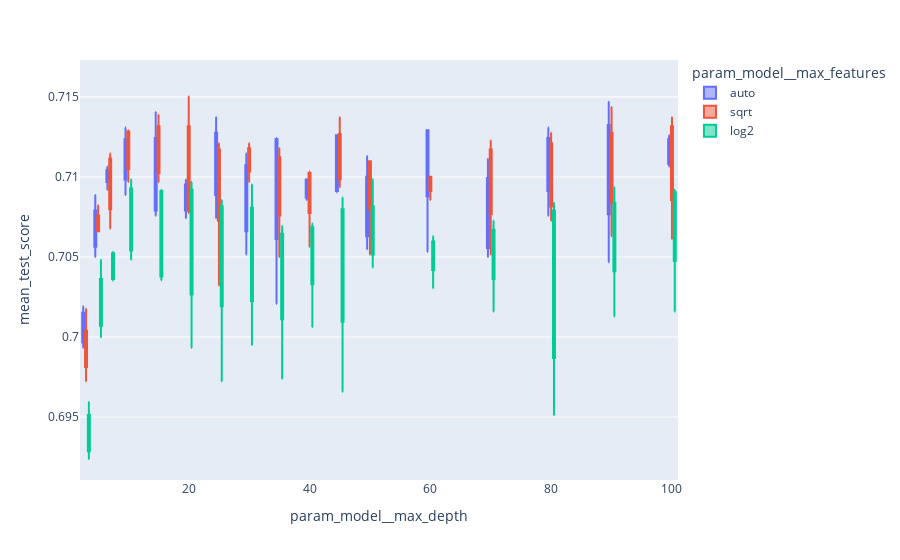

Notebook code for this chart:
### Code cell
# Investigate Max Depth and Max Features
fig = px.box(results_df, x="param_model__max_depth", y="mean_test_score", color = "param_model__max_features")
fig.show()

### Figure 1 — Plotly figure (JSON) as saved in the notebook; plotly's stock layout.template omitted (floating-point values rounded to 4 significant figures)
{"data": [{"alignmentgroup": "True", "hovertemplate": "param_model__max_features=auto<br>param_model__max_depth=%{x}<br>mean_test_score=%{y}<extra></extra>", "legendgroup": "auto", "marker": {"color": "#636efa"}, "name": "auto", "notched": false, "offsetgroup": "auto", "orientation": "v", "showlegend": true, "type": "box", "x": [null, null, null, null, 3, 3, 3, 3, 5, 5, 5, 5, 7, 7, 7, 7, 10, 10, 10, 10, 15, 15, 15, 15, 20, 20, 20, 20, 25, 25, 25, 25, 30, 30, 30, 30, 35, 35, 35, 35, 40, 40, 40, 40, 45, 45, 45, 45, 50, 50, 50, 50, 60, 60, 60, 60, 70, 70, 70, 70, 80, 80, 80, 80, 90, 90, 90, 90, 100, 100, 100, 100], "x0": " ", "xaxis": "x", "y": [0.7105, 0.716, 0.7123, 0.7102, 0.6993, 0.7, 0.7011, 0.7019, 0.7069, 0.7063, 0.705, 0.7089, 0.7102, 0.7102, 0.7092, 0.7107, 0.7089, 0.7131, 0.7108, 0.7116, 0.7076, 0.7141, 0.7082, 0.7108, 0.7074, 0.7084, 0.7098, 0.7092, 0.7074, 0.7103, 0.7118, 0.7137, 0.7052, 0.7081, 0.71, 0.7115, 0.7021, 0.7102, 0.7123, 0.7124, 0.7089, 0.7098, 0.7098, 0.7086, 0.7092, 0.7126, 0.709, 0.7126, 0.7055, 0.7071, 0.7113, 0.7087, 0.7053, 0.7129, 0.7123, 0.7129, 0.705, 0.7061, 0.7087, 0.7111, 0.7076, 0.7107, 0.7118, 0.7131, 0.7047, 0.7147, 0.7107, 0.7118, 0.7121, 0.7126, 0.711, 0.7107], "y0": " ", "yaxis": "y"}, {"alignmentgroup": "True", "hovertemplate": "param_model__max_features=sqrt<br>param_model__max_depth=%{x}<br>mean_test_score=%{y}<extra></extra>", "legendgroup": "sqrt", "marker": {"color": "#EF553B"}, "name": "sqrt", "notched": false, "offsetgroup": "sqrt", "orientation": "v", "showlegend": true, "type": "box", "x": [null, null, null, null, 3, 3, 3, 3, 5, 5, 5, 5, 7, 7, 7, 7, 10, 10, 10, 10, 15, 15, 15, 15, 20, 20, 20, 20, 25, 25, 25, 25, 30, 30, 30, 30, 35, 35, 35, 35, 40, 40, 40, 40, 45, 45, 45, 45, 50, 50, 50, 50, 60, 60, 60, 60, 70, 70, 70, 70, 80, 80, 80, 80, 90, 90, 90, 90, 100, 100, 100, 100], "x0": " ", "xaxis": "x", "y": [0.7052, 0.7071, 0.7115, 0.7118, 0.6972, 0.699, 0.7018, 0.699, 0.7066, 0.7066, 0.7082, 0.7069, 0.7068, 0.7108, 0.7092, 0.7115, 0.7113, 0.7128, 0.7097, 0.7129, 0.7108, 0.7124, 0.7097, 0.7139, 0.7077, 0.7081, 0.7113, 0.715, 0.7032, 0.7113, 0.7113, 0.7121, 0.7097, 0.711, 0.7121, 0.7115, 0.705, 0.7102, 0.7118, 0.7107, 0.7098, 0.7102, 0.7056, 0.7103, 0.7103, 0.7137, 0.7116, 0.7094, 0.7052, 0.7108, 0.711, 0.711, 0.71, 0.7086, 0.7097, 0.71, 0.7052, 0.7111, 0.7102, 0.7123, 0.7073, 0.7115, 0.709, 0.7128, 0.7063, 0.7111, 0.7144, 0.7105, 0.7061, 0.711, 0.7137, 0.7126], "y0": " ", "yaxis": "y"}, {"alignmentgroup": "True", "hovertemplate": "param_model__max_features=log2<br>param_model__max_depth=%{x}<br>mean_test_score=%{y}<extra></extra>", "legendgroup": "log2", "marker": {"color": "#00cc96"}, "name": "log2", "notched": false, "offsetgroup": "log2", "orientation": "v", "showlegend": true, "type": "box", "x": [null, null, null, null, 3, 3, 3, 3, 5, 5, 5, 5, 7, 7, 7, 7, 10, 10, 10, 10, 15, 15, 15, 15, 20, 20, 20, 20, 25, 25, 25, 25, 30, 30, 30, 30, 35, 35, 35, 35, 40, 40, 40, 40, 45, 45, 45, 45, 50, 50, 50, 50, 60, 60, 60, 60, 70, 70, 70, 70, 80, 80, 80, 80, 90, 90, 90, 90, 100, 100, 100, 100], "x0": " ", "xaxis": "x", "y": [0.6979, 0.7043, 0.7074, 0.7068, 0.6934, 0.6943, 0.6924, 0.6959, 0.7, 0.7014, 0.7024, 0.7048, 0.7035, 0.7037, 0.7053, 0.7052, 0.7048, 0.7087, 0.706, 0.7098, 0.7035, 0.704, 0.7092, 0.709, 0.6993, 0.7097, 0.706, 0.7087, 0.6972, 0.7086, 0.7077, 0.7066, 0.6995, 0.705, 0.7066, 0.7095, 0.6974, 0.706, 0.7069, 0.7048, 0.7006, 0.706, 0.7071, 0.7066, 0.6966, 0.7087, 0.7053, 0.7073, 0.7043, 0.7098, 0.706, 0.7065, 0.7031, 0.7056, 0.7063, 0.7053, 0.7061, 0.7016, 0.7073, 0.7056, 0.6951, 0.7022, 0.7074, 0.7084, 0.7013, 0.7069, 0.7094, 0.7074, 0.7016, 0.7089, 0.7079, 0.7092], "y0": " ", "yaxis": "y"}], "layout": {"boxmode": "group", "legend": {"title": {"text": "param_model__max_features"}, "tracegroupgap": 0}, "margin": {"t": 60}, "xaxis": {"anchor": "y", "domain": [0, 1], "title": {"text": "param_model__max_depth"}}, "yaxis": {"anchor": "x", "domain": [0, 1], "title": {"text": "mean_test_score"}}}}
